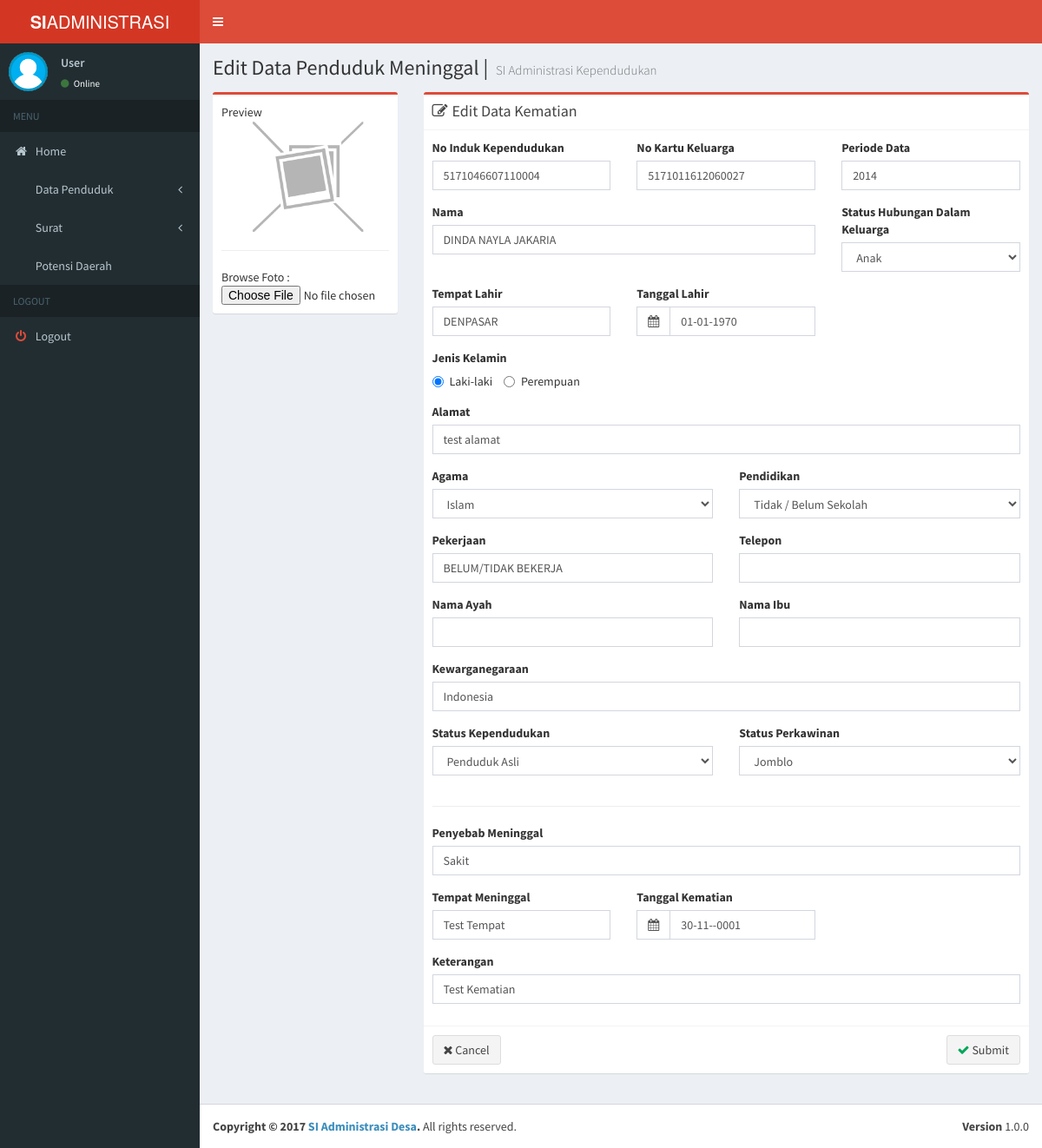
The page /index.php/kematian/edit/1 on the database its author committed.
### tables this page shows
CREATE TABLE `t_kematian` (
  `id_kematian` int(11) NOT NULL,
  `id_penduduk` int(11) DEFAULT NULL,
  `tempat_meninggal` varchar(100) DEFAULT NULL,
  `tgl_meninggal` date DEFAULT NULL,
  `penyebab` varchar(255) DEFAULT NULL,
  `keterangan` varchar(255) DEFAULT NULL,
  `created_by` int(11) NOT NULL,
  `created_at` timestamp NOT NULL DEFAULT CURRENT_TIMESTAMP,
  `updated_by` int(11) NOT NULL,
  `updated_at` timestamp NOT NULL DEFAULT '0000-00-00 00:00:00' ON UPDATE CURRENT_TIMESTAMP,
  `status` tinyint(4) NOT NULL DEFAULT '1'
);

CREATE TABLE `t_penduduk` (
  `id_penduduk` int(11) NOT NULL,
  `periode_data` varchar(4) DEFAULT NULL,
  `no_kk` varchar(20) DEFAULT NULL,
  `status_kk` int(11) DEFAULT NULL,
  `nik` varchar(20) DEFAULT NULL,
  `nama` varchar(100) DEFAULT NULL,
  `tempat_lahir` varchar(50) DEFAULT NULL,
  `tgl_lahir` date DEFAULT NULL,
  `jk` tinyint(4) DEFAULT NULL,
  `alamat_saat_ini` varchar(255) DEFAULT NULL,
  `id_agama` int(11) DEFAULT NULL,
  `id_pendidikan` int(11) DEFAULT NULL,
  `pekerjaan` varchar(100) DEFAULT NULL,
  `telepon` varchar(20) DEFAULT NULL,
  `status_kawin` tinyint(4) DEFAULT NULL,
  `nama_ibu` varchar(100) DEFAULT NULL,
  `nama_ayah` varchar(100) DEFAULT NULL,
  `kewarganegaraan` varchar(20) DEFAULT NULL,
  `status_kependudukan` int(11) DEFAULT NULL COMMENT 'penduduk asli, pendatang, pindah, meninggal',
  `foto` varchar(255) DEFAULT NULL,
  `created_by` int(11) NOT NULL,
  `created_at` timestamp NOT NULL DEFAULT CURRENT_TIMESTAMP,
  `updated_by` int(11) NOT NULL,
  `updated_at` timestamp NOT NULL DEFAULT '0000-00-00 00:00:00' ON UPDATE CURRENT_TIMESTAMP,
  `status` tinyint(4) NOT NULL DEFAULT '1'
);

CREATE TABLE `m_shdk` (
  `id_shdk` int(11) NOT NULL,
  `shdk` varchar(50) DEFAULT NULL,
  `status` tinyint(4) DEFAULT NULL
);

### application/views/edit_kematian.php (the view, shortened to what the rows shown need)
<div class="content-wrapper">
  <section class="content-header">
    <h1>
      Edit Data Penduduk Meninggal |
      <small>SI Administrasi Kependudukan</small>
    </h1>
  </section>
    <section class="content">
      <div class="row">
      <?php echo form_open('kematian/edit/'.$data->id_kematian, array('method' => 'POST', 'role' => 'form', 'enctype' => 'multipart/form-data'));?>
        <div class="col-md-9">
          <div class="box box-danger">
            <div class="box-body">
              <div class="row">
                <div class="col-md-4">
                  <div class="form-group">
                    <label>No Induk Kependudukan</label>
                    <input required name="nik" type="text" class="form-control" value="<?=$data->nik?>">
                  </div>
                </div>
                <div class="col-md-4">
                  <div class="form-group">
                    <label>No Kartu Keluarga</label>
                    <input required name="nkk" type="text" class="form-control" value="<?=$data->no_kk?>">
                  </div>
                </div>
                <div class="col-md-4">
                  <div class="form-group">
                    <label>Periode Data</label>
                    <input required name="periode_data" type="text" class="form-control" value="<?=$data->periode_data?>">
                  </div>
                </div>
              </div>
              <div class="row">
                <div class="col-md-8">
                  <div class="form-group">
                    <label>Nama</label>
                    <input required name="nama" type="text" class="form-control" value="<?=$data->nama_penduduk?>">
                  </div>
                </div>
                <div class="col-md-4">
                  <div class="form-group">
                    <label>Status Hubungan Dalam Keluarga</label>
                    <select required name="status_kk" class="form-control">
                      <?php
                        if(is_object($shdk) || is_array($shdk)) :
                          foreach ($shdk as $row) :
                      ?>
                      <option <?php if($data->status_kk==$row->id_shdk) : echo "selected"; endif; ?> value="<?=$row->id_shdk?>"><?=$row->shdk?></option>
                      <?php
                          endforeach;
                        endif;
                      ?>
                    </select>
                  </div>
                </div>
              </div>
              <div class="row">
                <div class="col-md-4">
                  <div class="form-group">
                    <label>Tempat Lahir</label>
                    <input required name="tempat_lahir" type="text" class="form-control" value="<?=$data->tempat_lahir?>">
                  </div>
                </div>
                <div class="col-md-4">
                  <div class="form-group">
                    <label>Tanggal Lahir</label><br>
                    <div class='input-group date'>
                      <div class='input-group-addon'>
                        <i class='fa fa-calendar'></i>
                      </div>
                      <input required name="tanggal_lahir" type='text' class='form-control pull-right' id='datepicker' value="<?php
                          $date=date_create($data->tgl_lahir);
                          $newdate=date_format($date,"d-m-Y");
                          echo $newdate;
                        ?>
                      ">
                    </div>
                  </div>
                </div>
              </div>
              <div class="form-group">
                <label>Alamat</label>
                <input required name="alamat" type="text" class="form-control" value="<?=$data->alamat_saat_ini?>">
              </div>
              <div class="row">
                <div class="col-md-6">
                  <div class="form-group">
                    <label>Pekerjaan</label>
                    <input required name="pekerjaan" type="text" class="form-control" value="<?=$data->pekerjaan?>">
                  </div>
                </div>
              </div>
              <div class="form-group">
                <label>Kewarganegaraan</label>
                <input required name="kewarganegaraan" type="text" class="form-control" value="<?=$data->kewarganegaraan?>">
              </div>
              <div class="form-group">
                <label>Penyebab Meninggal</label>
                <input required name="penyebab" type="text" class="form-control" value="<?=$data->penyebab?>">
              </div>
              <div class="row">
                <div class="col-md-4">
                  <div class="form-group">
                    <label>Tempat Meninggal</label>
                    <input required name="tempat_meninggal" type="text" class="form-control" value="<?=$data->tempat_meninggal?>">
                  </div>
                </div>
                <div class="col-md-4">
                  <div class="form-group">
                    <label>Tanggal Kematian</label><br>
                    <div class='input-group date'>
                      <div class='input-group-addon'>
                        <i class='fa fa-calendar'></i>
                      </div>
                      <input required name="tanggal_meninggal" type='text' class='form-control pull-right' id='datepicker2' value="<?php
                        $date=date_create($data->tgl_meninggal);
                        $newdate=date_format($date,"d-m-Y");
                        echo $newdate;
                      ?>">
                    </div>
                  </div>
                </div>
              </div>
              <div class="form-group">
                <label>Keterangan</label>
                <input required name="keterangan" type="text" class="form-control" value="<?=$data->keterangan?>">
              </div>
            </div>
          </div>
        </div>
      </form>
      </div>
    </section>
</div>

### rows shown on the page
t_kematian: nik "5171046607110004", nkk "5171011612060027", periode_data "2014", nama "DINDA NAYLA JAKARIA", tempat_lahir "DENPASAR", tanggal_lahir "01-01-1970", alamat "test alamat", pekerjaan "BELUM/TIDAK BEKERJA", kewarganegaraan "Indonesia", penyebab "Sakit", tempat_meninggal "Test Tempat", tanggal_meninggal "30-11--0001", keterangan "Test Kematian"
t_penduduk: status_kk "Anak"

### other values the page prints
form field agama "Islam"
form field pendidikan "Tidak / Belum Sekolah"
form field status_kependudukan "Penduduk Asli"
form field status_kawin "Jomblo"
